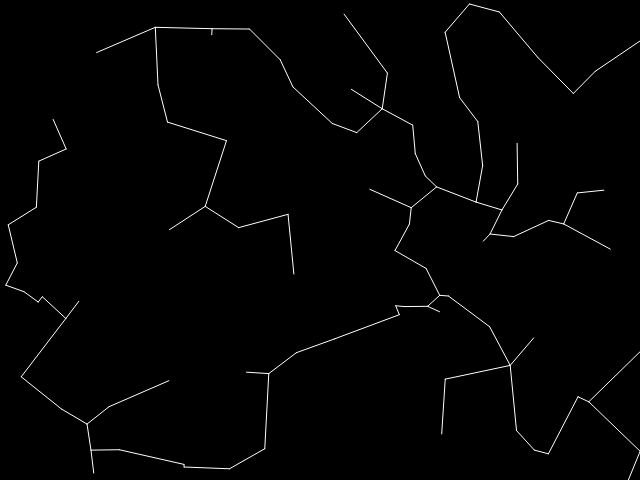
Frame 1 (no input)
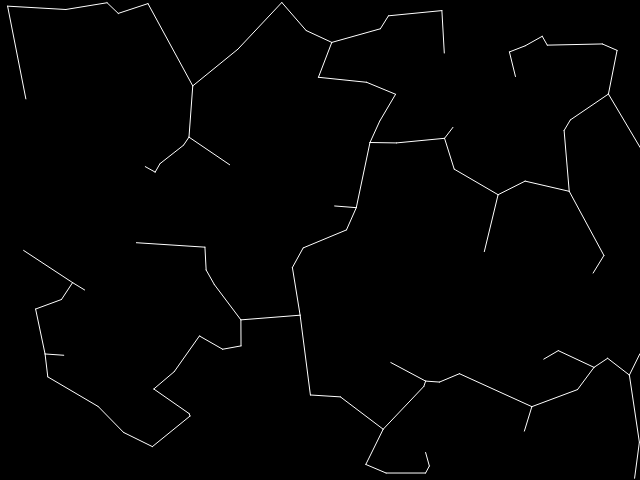
Frame 60 (no input)
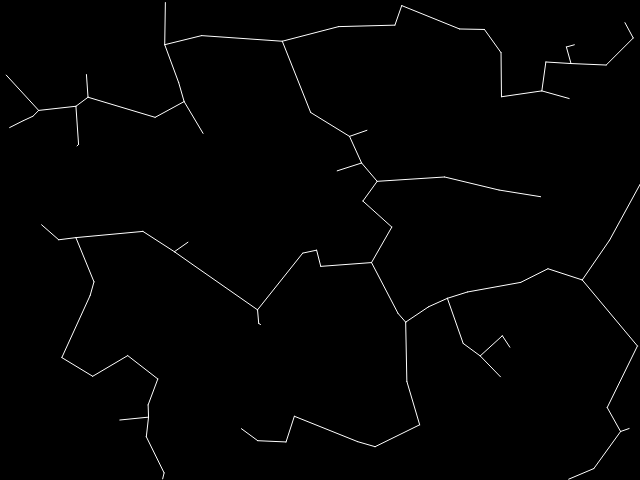
Frame 120 (the mouse pressed at the canvas centre since frame 60)

The p5.js sketch that drew these frames (run headless with seeded random() and noise() and a simulated clock; from frame 60 on, the mouse is pressed at the canvas centre):

// p5.js sketch
// ── sketch.js
var vehicles = [];
var count = 100;
var mst;

function preload() {

}

function setup() {
  createCanvas(640, 480);
  for (var i = 0; i < count; i++) {
    var v = new Vehicle(random(width), random(height), i);
    vehicles.push(v);
  }
}

function draw() {

  background(0);
  for (let v of vehicles) {
    v.update();
    v.checkBounds();
  }

  mst = new Mst(vehicles);
  mst.calculate();

  /*for (let v of vehicles) {
    v.show();
  }*/

  for (let n of mst.edges) {
    let v1 = vehicles[n.node1];
    let v2 = vehicles[n.node2];
    stroke(255);
    line(v1.pos.x, v1.pos.y, v2.pos.x, v2.pos.y);
  }
}

// ── mst.js
class Mst {
    constructor(list) {
        this.visited = [];
        this.unvisited = [];
        this.edges = [];

        let boundary = new Rectangle(width / 2, height / 2, width, height);
        this.qtree = new QuadTree(boundary, 5);

        for (let v of list) {
            this.unvisited.push(v);
        }

        this.visited.push(this.unvisited[0]);
        this.unvisited.splice(0, 1);


        for (let p of this.unvisited) {
            let point = new Point(p.pos.x, p.pos.y, p);
            this.qtree.insert(point);
        }
    }

    calculate() {
        while (this.unvisited.length > 0) {



            let minDist = width * width * height * height;
            let best1 = -1;
            let best2 = -1;
            let bu = null;
            for (let v of this.visited) {

                let range = new Circle(v.pos.x, v.pos.y, 50);
                let points = this.qtree.query(range);

                if (points.length === 0)
                {
                     range = new Circle(v.pos.x, v.pos.y, 100);
                     points = this.qtree.query(range);
                }

                if (points.length === 0)
                {
                     range = new Circle(v.pos.x, v.pos.y, 150);
                     points = this.qtree.query(range);
                }

                if (points.length === 0)
                {
                     range = new Circle(v.pos.x, v.pos.y, 200);
                     points = this.qtree.query(range);
                }

                for (let p of points) {
                    let u = p.userData;
                    let d = dist(v.pos.x, v.pos.y, u.pos.x, u.pos.y);
                    if (d < minDist) {
                        minDist = d;
                        best1 = v.ix;
                        best2 = u.ix;
                        bu = u;
                    }
                }
            }

            if (bu != null) {
                let bux = this.unvisited.indexOf(bu);
                this.unvisited.splice(bux, 1);
                this.qtree.remove(bu)
                this.visited.push(bu);
                let e = new Edge(best1, best2);
                this.edges.push(e);
            }
        }
    }
}

class Edge {
    constructor(node1, node2) {
        this.node1 = node1;
        this.node2 = node2;
    }
}

// ── quadtree.js
// Daniel Shiffman
// http://codingtra.in
// http://patreon.com/codingtrain

// QuadTree
// https://www.youtube.com/watch?v=z0YFFg_nBjw

// For more:
// https://github.com/CodingTrain/QuadTree

class Point {
    constructor(x, y, userData) {
        this.x = x;
        this.y = y;
        this.userData = userData;
    }
}

class Rectangle {
    constructor(x, y, w, h) {
        this.x = x;
        this.y = y;
        this.w = w;
        this.h = h;
    }

    contains(point) {
        return (point.x >= this.x - this.w &&
            point.x <= this.x + this.w &&
            point.y >= this.y - this.h &&
            point.y <= this.y + this.h);
    }

    intersects(range) {
        return !(range.x - range.w > this.x + this.w ||
            range.x + range.w < this.x - this.w ||
            range.y - range.h > this.y + this.h ||
            range.y + range.h < this.y - this.h);
    }
}

// circle class for a circle shaped query
class Circle {
    constructor(x, y, r) {
        this.x = x;
        this.y = y;
        this.r = r;
        this.rSquared = this.r * this.r;
    }

    contains(point) {
        // check if the point is in the circle by checking if the euclidean distance of
        // the point and the center of the circle if smaller or equal to the radius of
        // the circle
        let d = Math.pow((point.x - this.x), 2) + Math.pow((point.y - this.y), 2);
        return d <= this.rSquared;
    }

    intersects(range) {

        var xDist = Math.abs(range.x - this.x);
        var yDist = Math.abs(range.y - this.y);

        // radius of the circle
        var r = this.r;

        var w = range.w;
        var h = range.h;

        var edges = Math.pow((xDist - w), 2) + Math.pow((yDist - h), 2);

        // no intersection
        if (xDist > (r + w) || yDist > (r + h))
            return false;

        // intersection within the circle
        if (xDist <= w || yDist <= h)
            return true;

        // intersection on the edge of the circle
        return edges <= this.rSquared;
    }
}

class QuadTree {
    constructor(boundary, capacity) {
        if (!boundary) {
            throw TypeError('boundary is null or undefined');
        }

        if (!(boundary instanceof Rectangle)) {
            throw TypeError('boundary should be a Rectangle');
        }

        if (typeof capacity !== 'number') {
            throw TypeError(`capacity should be a number but is a ${typeof capacity}`);
        }

        if (capacity < 1) {
            throw RangeError('capacity must be greater than 0');
        }

        this.boundary = boundary;
        this.capacity = capacity;
        this.points = [];
        this.divided = false;
    }

    subdivide() {
        let x = this.boundary.x;
        let y = this.boundary.y;
        let w = this.boundary.w / 2;
        let h = this.boundary.h / 2;

        let ne = new Rectangle(x + w, y - h, w, h);
        this.northeast = new QuadTree(ne, this.capacity);
        let nw = new Rectangle(x - w, y - h, w, h);
        this.northwest = new QuadTree(nw, this.capacity);
        let se = new Rectangle(x + w, y + h, w, h);
        this.southeast = new QuadTree(se, this.capacity);
        let sw = new Rectangle(x - w, y + h, w, h);
        this.southwest = new QuadTree(sw, this.capacity);

        this.divided = true;
    }

    insert(point) {
        if (!this.boundary.contains(point)) {
            return false;
        }

        if (this.points.length < this.capacity) {
            this.points.push(point);
            return true;
        }

        if (!this.divided) {
            this.subdivide();
        }

        if (this.northeast.insert(point) || this.northwest.insert(point) ||
            this.southeast.insert(point) || this.southwest.insert(point)) {
            return true;
        }
    }

    remove(userData) {
        for (let p of this.points) {
            if (p.userData == userData) {
                this.points.splice(this.points.indexOf(p), 1);
                return;
            }
        }

        if (this.divided) {
            this.northwest.remove(userData);
            this.northeast.remove(userData);
            this.southwest.remove(userData);
            this.southeast.remove(userData);
        }
    }

    query(range, found) {
        if (!found) {
            found = [];
        }

        if (!range.intersects(this.boundary)) {
            return found;
        }

        for (let p of this.points) {
            if (range.contains(p)) {
                found.push(p);
            }
        }

        if (this.divided) {
            this.northwest.query(range, found);
            this.northeast.query(range, found);
            this.southwest.query(range, found);
            this.southeast.query(range, found);
        }

        return found;
    }
}

// ── vehicle.js
// @ts-check
"use strict";

class Vehicle {
    constructor(x, y, ix) {
        this.pos = createVector(x, y);
        this.r = 3;
        this.v = p5.Vector.random2D().mult(3);
        this.ix = ix;
    }

    update() {
        this.pos.add(this.v);

        this.v = this.v.rotate((random() - 0.5) * 0.5);
    }

    checkBounds() {
        if (this.pos.x < this.r) {
            this.v.x *= -1;
        }

        if (this.pos.y < this.r) {
            this.v.y *= -1;
        }

        if (this.pos.x > width - this.r) {
            this.v.x *= -1;
        }

        if (this.pos.y > height - this.r) {
            this.v.y *= -1;
        }
    }

    show() {
        noStroke();
        fill(255);
        circle(this.pos.x, this.pos.y, this.r * 2);
    }
}
